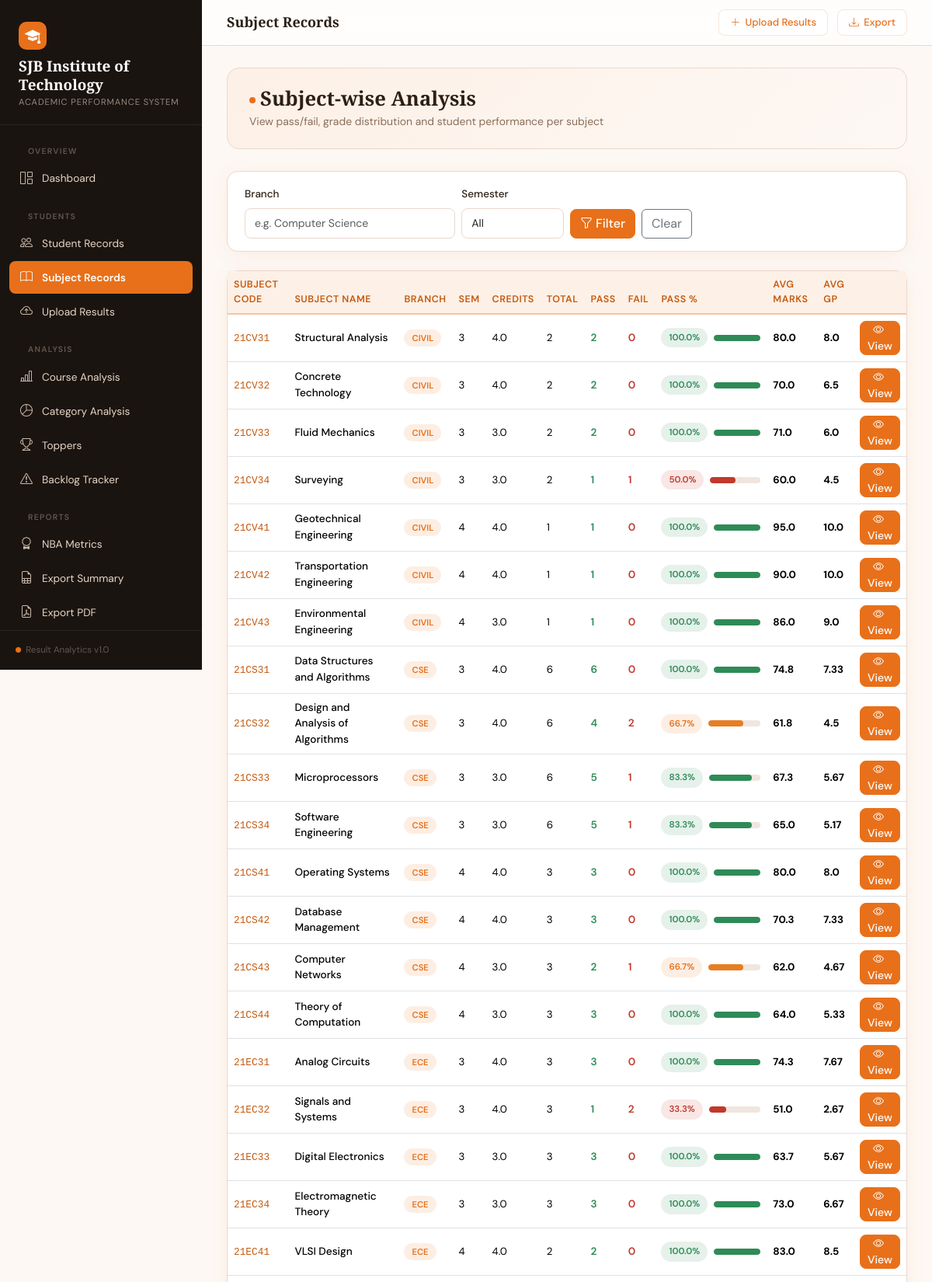
Page /analytics/subjects/ (upper part) on the committed database.
### analytics/models.py (models this page shows, shortened)
class Subject(models.Model):
    code = models.CharField(max_length=20, unique=True, verbose_name='Subject Code')
    name = models.CharField(max_length=200, verbose_name='Subject Name')
    credits = models.FloatField(default=4, validators=[MinValueValidator(0), MaxValueValidator(10)])
    branch = models.CharField(max_length=100, blank=True, null=True)
    semester = models.IntegerField(validators=[MinValueValidator(1), MaxValueValidator(8)], blank=True, null=True)
    class Meta:
        ordering = ['code']

### analytics/views.py (the view)
# urls.py: path('subjects/',                             views.subject_list,   name='subject_list'),
def subject_list(request):
    branch = request.GET.get('branch', '').strip()
    semester = request.GET.get('semester', '').strip()
    subjects = Subject.objects.all().order_by('branch', 'semester', 'code')
    if branch:
        subjects = subjects.filter(branch__icontains=branch)
    if semester:
        subjects = subjects.filter(semester=semester)
    subject_stats = []
    for subj in subjects:
        results = Result.objects.filter(subject=subj)
        total = results.count()
        passes = results.filter(pass_fail='P').count()
        fails = results.filter(pass_fail='F').count()
        avg_marks = results.aggregate(a=Avg('total_marks'))['a']
        avg_gp = results.aggregate(a=Avg('grade_point'))['a']
        subject_stats.append({
            'subject': subj,
            'total': total,
            'passes': passes,
            'fails': fails,
            'pass_pct': round((passes / total) * 100, 1) if total else 0,
            'avg_marks': round(float(avg_marks or 0), 1),
            'avg_gp': round(float(avg_gp or 0), 2),
        })
    branches_list = Subject.objects.values_list('branch', flat=True).distinct().order_by('branch')
    return render(request, 'analytics/subject_list.html', {
        'subject_stats': subject_stats,
        'branches_list': branches_list,
        'filters': {'branch': branch, 'semester': semester},
    })

### templates/analytics/subject_list.html (shortened to what this page needs)
{% extends "base.html" %}
{% block page_title %}Subject Records{% endblock %}
{% block content %}
<div class="page-header d-flex align-items-center justify-content-between flex-wrap gap-2">
  <div>
    <h1><span class="dot-accent"></span>Subject-wise Analysis</h1>
    <p class="section-sub mb-0 mt-1">View pass/fail, grade distribution and student performance per subject</p>
  </div>
</div>
<div class="card mb-4">
  <div class="card-body py-3">
    <form method="get" class="row g-2 align-items-end">
      <div class="col-md-4">
        <label class="form-label">Branch</label>
        <input type="text" name="branch" value="{{ filters.branch }}" class="form-control" placeholder="e.g. Computer Science">
      </div>
      <div class="col-md-2">
        <label class="form-label">Semester</label>
        <select name="semester" class="form-select">
          <option value="">All</option>
        </select>
      </div>
      <div class="col-md-6 d-flex gap-2">
        <button type="submit" class="btn btn-primary"><i class="bi bi-funnel me-1"></i>Filter</button>
        <a href="{% url 'subject_list' %}" class="btn btn-outline-secondary">Clear</a>
      </div>
    </form>
  </div>
</div>
<div class="card">
  <div class="card-body p-0">
    {% if subject_stats %}
    <div class="table-responsive">
      <table class="table mb-0">
        <thead>
          <tr>
            <th>Subject Code</th>
            <th>Subject Name</th>
            <th>Branch</th>
            <th>Sem</th>
            <th>Credits</th>
            <th>Total</th>
            <th>Pass</th>
            <th>Fail</th>
            <th>Pass %</th>
            <th>Avg Marks</th>
            <th>Avg GP</th>
            <th></th>
          </tr>
        </thead>
        <tbody>
          {% for s in subject_stats %}
          <tr>
            <td><code style="color:var(--primary-dark); font-size:.8rem;">{{ s.subject.code }}</code></td>
            <td style="font-weight:500; font-size:.85rem;">{{ s.subject.name }}</td>
            <td><span class="badge-orange" style="font-size:.7rem;">{{ s.subject.branch|default:"-" }}</span></td>
            <td style="font-size:.83rem;">{{ s.subject.semester|default:"-" }}</td>
            <td style="font-size:.83rem;">{{ s.subject.credits }}</td>
            <td style="font-size:.83rem;">{{ s.total }}</td>
            <td style="color:var(--success); font-weight:600;">{{ s.passes }}</td>
            <td style="color:var(--danger); font-weight:600;">{{ s.fails }}</td>
            <td>
              <div class="d-flex align-items-center gap-2">
                <span class="badge-{% if s.pass_pct >= 80 %}pass{% elif s.pass_pct >= 60 %}orange{% else %}fail{% endif %}">
                  {{ s.pass_pct }}%
                </span>
                <div class="progress flex-fill" style="min-width:60px;">
                  <div class="progress-bar {% if s.pass_pct >= 80 %}bg-success{% elif s.pass_pct >= 60 %}{% else %}bg-danger{% endif %}"
                       style="width:{{ s.pass_pct }}%; background:{% if s.pass_pct >= 80 %}var(--success){% elif s.pass_pct >= 60 %}var(--warning){% else %}var(--danger){% endif %}">
                  </div>
                </div>
              </div>
            </td>
            <td style="font-size:.83rem;"><strong>{{ s.avg_marks }}</strong></td>
            <td style="font-size:.83rem;"><strong>{{ s.avg_gp }}</strong></td>
            <td>
              <a href="{% url 'subject_detail' s.subject.code %}" class="btn btn-sm btn-primary py-0 px-2">
                <i class="bi bi-eye me-1"></i>View
              </a>
            </td>
          </tr>
          {% endfor %}
        </tbody>
      </table>
    </div>
    {% else %}
    <div class="text-center py-5 text-muted">
      <i class="bi bi-book fs-1 d-block mb-3 opacity-30"></i>
      <p>No subjects found. <a href="{% url 'upload_results' %}">Upload results first →</a></p>
    </div>
    {% endif %}
  </div>
</div>
{% endblock %}

### templates/base.html (style rules this page uses)
:root { --primary: #E8701A; --primary-dark: #C45A10; --primary-light: #F5A264; --accent: #F7C59F; --bg: #FDF8F4; --bg-card: #FFFFFF; --sidebar-bg: #1A1410; --sidebar-text: #E8D5C4; --sidebar-hover: rgba(232,112,26,0.15); --sidebar-active:#E8701A; --text-main: #2D1F14; --text-muted: #8B6E5A; --border: #EAD8CC; --success: #2E8B57; --danger: #C0392B; --warning: #E67E22; --info: #2980B9; --glass-bg: rgba(255,255,255,0.72); --glass-border: rgba(232,112,26,0.18); --shadow: 0 4px 24px rgba(232,112,26,0.08); --shadow-lg: 0 8px 40px rgba(232,112,26,0.14); }
* { box-sizing: border-box; }
body { font-family: 'DM Sans', sans-serif; background: var(--bg); color: var(--text-main); min-height: 100vh; overflow-x: hidden; }
.card { border: 1px solid var(--border); border-radius: 14px; background: var(--bg-card); box-shadow: var(--shadow); }
.card-body { padding: 22px; }
.table { font-size: .85rem; }
.table thead th { background: #FDF0E6; color: var(--primary-dark); font-weight: 600; border-bottom: 2px solid var(--accent); font-size: .78rem; letter-spacing: .04em; text-transform: uppercase; }
.table td { vertical-align: middle; }
.badge-pass { background: rgba(46,139,87,.12); color: var(--success); padding: 4px 10px; border-radius: 20px; font-size: .72rem; font-weight: 600; }
.badge-fail { background: rgba(192,57,43,.12); color: var(--danger); padding: 4px 10px; border-radius: 20px; font-size: .72rem; font-weight: 600; }
.badge-orange { background: rgba(232,112,26,.12); color: var(--primary); padding: 4px 10px; border-radius: 20px; font-size: .72rem; font-weight: 600; }
.btn-primary { background: var(--primary); border-color: var(--primary); font-weight: 500; border-radius: 8px; }
.section-sub { color: var(--text-muted); font-size: .87rem; }
.progress { border-radius: 20px; height: 8px; background: #F0E6DE; }
.progress-bar { background: var(--primary); border-radius: 20px; }
.progress-bar.bg-success { background: var(--success) !important; }
.progress-bar.bg-danger { background: var(--danger) !important; }
.page-header { background: linear-gradient(135deg, #FDF0E6 0%, #FDF8F4 100%); border: 1px solid var(--border); border-radius: 16px; padding: 24px 28px; margin-bottom: 28px; }
.page-header h1 { font-family: 'Playfair Display', serif; font-size: 1.6rem; font-weight: 700; margin: 0; }
.form-control, .form-select { border-radius: 8px; border: 1px solid var(--border); font-size: .875rem; padding: 8px 12px; background: #fff; }
.form-label { font-weight: 500; font-size: .84rem; color: var(--text-main); }
.dot-accent { display: inline-block; width: 8px; height: 8px; background: var(--primary); border-radius: 50%; margin-right: 6px; vertical-align: middle; }

### rows in the picture
Subject: subject.code "21CV31", subject.name "Structural Analysis", subject.branch "CIVIL", subject.semester "3", subject.credits "4.0", total "2", passes "2", fails "0", pass_pct "100.0", avg_marks "80.0", avg_gp "8.0"
Subject: subject.code "21CV32", subject.name "Concrete Technology", subject.branch "CIVIL", subject.semester "3", subject.credits "4.0", total "2", passes "2", fails "0", pass_pct "100.0", avg_marks "70.0", avg_gp "6.5"
Subject: subject.code "21CV33", subject.name "Fluid Mechanics", subject.branch "CIVIL", subject.semester "3", subject.credits "3.0", total "2", passes "2", fails "0", pass_pct "100.0", avg_marks "71.0", avg_gp "6.0"
Subject: subject.code "21CV34", subject.name "Surveying", subject.branch "CIVIL", subject.semester "3", subject.credits "3.0", total "2", passes "1", fails "1", pass_pct "50.0", avg_marks "60.0", avg_gp "4.5"
Subject: subject.code "21CV41", subject.name "Geotechnical Engineering", subject.branch "CIVIL", subject.semester "4", subject.credits "4.0", total "1", passes "1", fails "0", pass_pct "100.0", avg_marks "95.0", avg_gp "10.0"
Subject: subject.code "21CV42", subject.name "Transportation Engineering", subject.branch "CIVIL", subject.semester "4", subject.credits "4.0", total "1", passes "1", fails "0", pass_pct "100.0", avg_marks "90.0", avg_gp "10.0"
Subject: subject.code "21CV43", subject.name "Environmental Engineering", subject.branch "CIVIL", subject.semester "4", subject.credits "3.0", total "1", passes "1", fails "0", pass_pct "100.0", avg_marks "86.0", avg_gp "9.0"
Subject: subject.code "21CS31", subject.name "Data Structures and Algorithms", subject.branch "CSE", subject.semester "3", subject.credits "4.0", total "6", passes "6", fails "0", pass_pct "100.0", avg_marks "74.8", avg_gp "7.33"
Subject: subject.code "21CS32", subject.name "Design and Analysis of Algorithms", subject.branch "CSE", subject.semester "3", subject.credits "4.0", total "6", passes "4", fails "2", pass_pct "66.7", avg_marks "61.8", avg_gp "4.5"
Subject: subject.code "21CS33", subject.name "Microprocessors", subject.branch "CSE", subject.semester "3", subject.credits "3.0", total "6", passes "5", fails "1", pass_pct "83.3", avg_marks "67.3", avg_gp "5.67"
Subject: subject.code "21CS34", subject.name "Software Engineering", subject.branch "CSE", subject.semester "3", subject.credits "3.0", total "6", passes "5", fails "1", pass_pct "83.3", avg_marks "65.0", avg_gp "5.17"
Subject: subject.code "21CS41", subject.name "Operating Systems", subject.branch "CSE", subject.semester "4", subject.credits "4.0", total "3", passes "3", fails "0", pass_pct "100.0", avg_marks "80.0", avg_gp "8.0"
Subject: subject.code "21CS42", subject.name "Database Management", subject.branch "CSE", subject.semester "4", subject.credits "4.0", total "3", passes "3", fails "0", pass_pct "100.0", avg_marks "70.3", avg_gp "7.33"
Subject: subject.code "21CS43", subject.name "Computer Networks", subject.branch "CSE", subject.semester "4", subject.credits "3.0", total "3", passes "2", fails "1", pass_pct "66.7", avg_marks "62.0", avg_gp "4.67"
Subject: subject.code "21CS44", subject.name "Theory of Computation", subject.branch "CSE", subject.semester "4", subject.credits "3.0", total "3", passes "3", fails "0", pass_pct "100.0", avg_marks "64.0", avg_gp "5.33"
Subject: subject.code "21EC31", subject.name "Analog Circuits", subject.branch "ECE", subject.semester "3", subject.credits "4.0", total "3", passes "3", fails "0", pass_pct "100.0", avg_marks "74.3", avg_gp "7.67"
Subject: subject.code "21EC32", subject.name "Signals and Systems", subject.branch "ECE", subject.semester "3", subject.credits "4.0", total "3", passes "1", fails "2", pass_pct "33.3", avg_marks "51.0", avg_gp "2.67"
Subject: subject.code "21EC33", subject.name "Digital Electronics", subject.branch "ECE", subject.semester "3", subject.credits "3.0", total "3", passes "3", fails "0", pass_pct "100.0", avg_marks "63.7", avg_gp "5.67"
Subject: subject.code "21EC34", subject.name "Electromagnetic Theory", subject.branch "ECE", subject.semester "3", subject.credits "3.0", total "3", passes "3", fails "0", pass_pct "100.0", avg_marks "73.0", avg_gp "6.67"
Subject: subject.code "21EC41", subject.name "VLSI Design", subject.branch "ECE", subject.semester "4", subject.credits "4.0", total "2", passes "2", fails "0", pass_pct "100.0", avg_marks "83.0", avg_gp "8.5"
